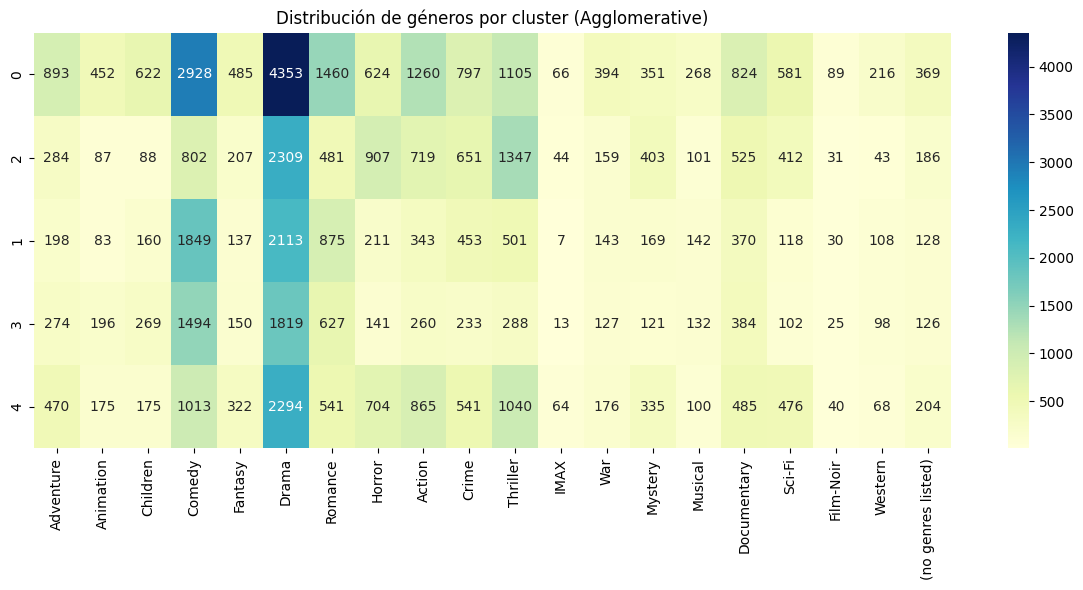
#> input picture Agglomerative_by_genres_PCA.png, 1083 x 590 px; its folder holds only this picture in this run
$ python -i feature_extraction.py   (imports and definitions only)   (older library calls are emulated)
#> lines starting #> are read from the running program, lines starting #| are printed output that depends on the picture
import numpy as np
import pandas as pd
import cv2
import os
from sklearn.preprocessing import StandardScaler
from skimage.feature import local_binary_pattern, graycomatrix, graycoprops
from skimage.filters import gabor
from skimage.segmentation import slic
from skimage.measure import regionprops
from tqdm import tqdm
import warnings
# [1 line not run here, left out]
from concurrent.futures import ProcessPoolExecutor
import multiprocessing as mp

class FeatureExtractor:
    def __init__(self, image_size=(224, 224), use_cache=True, n_jobs=-1):
        self.image_size = image_size
        self.use_cache = use_cache  # para optimizar el tiempo de procesamiento
        self.n_jobs = n_jobs if n_jobs != -1 else mp.cpu_count()
        self.feature_cache = {}

        # Configuración optimizada para diferentes tipos de características
        self.config = {
            'color_hist_bins': {'rgb': 32, 'hsv': [16, 16, 8], 'lab': [8, 8, 8]},
            'dominant_colors_k': 5,
            'lbp_radii': [1, 2],
            'glcm_angles': [0, 90],
            'gabor_params': [(0.1, 0), (0.3, 45), (0.5, 90)],
            'slic_segments': 50,
        }


    def extract_color_histograms(self, image):
        "Extrae histogramas de color RGB, HSV y LAB"

        cfg = self.config['color_hist_bins']

        # RGB
        rgb_image = cv2.cvtColor(image, cv2.COLOR_BGR2RGB)
        hist_r = cv2.calcHist([rgb_image], [0], None, [cfg['rgb']], [0, 256]).flatten()
        hist_g = cv2.calcHist([rgb_image], [1], None, [cfg['rgb']], [0, 256]).flatten()
        hist_b = cv2.calcHist([rgb_image], [2], None, [cfg['rgb']], [0, 256]).flatten()

        # HSV
        hsv_image = cv2.cvtColor(image, cv2.COLOR_BGR2HSV)
        hist_h = cv2.calcHist([hsv_image], [0], None, [cfg['hsv'][0]], [0, 180]).flatten()
        hist_s = cv2.calcHist([hsv_image], [1], None, [cfg['hsv'][1]], [0, 256]).flatten()
        hist_v = cv2.calcHist([hsv_image], [2], None, [cfg['hsv'][2]], [0, 256]).flatten()

        # LAB (mejor para percepción humana)
        lab_image = cv2.cvtColor(image, cv2.COLOR_BGR2LAB)
        hist_l = cv2.calcHist([lab_image], [0], None, [cfg['lab'][0]], [0, 256]).flatten()
        hist_a = cv2.calcHist([lab_image], [1], None, [cfg['lab'][1]], [0, 256]).flatten()
        hist_b_lab = cv2.calcHist([lab_image], [2], None, [cfg['lab'][2]], [0, 256]).flatten()

        # Normalizar
        histograms = [hist_r, hist_g, hist_b, hist_h, hist_s, hist_v, hist_l, hist_a, hist_b_lab]
        normalized_hists = []
        for hist in histograms:
            normalized_hists.append(hist / (np.sum(hist) + 1e-10))

        return np.concatenate(normalized_hists)

    def extract_dominant_colors(self, image, k=None):
        "Extrae características de colores dominantes"

        if k is None:
            k = self.config['dominant_colors_k']

        # Submuestrear la imagen para K-means más rápido
        small_image = cv2.resize(image, (64, 64))
        data = small_image.reshape((-1, 3)).astype(np.float32)

        # K-means más rápido
        criteria = (cv2.TERM_CRITERIA_EPS + cv2.TERM_CRITERIA_MAX_ITER, 10, 1.0)
        _, labels, centers = cv2.kmeans(data, k, None, criteria, 3, cv2.KMEANS_RANDOM_CENTERS)

        # Calcular porcentajes
        unique_labels, counts = np.unique(labels, return_counts=True)
        percentages = counts / len(labels)

        # Rellenar con ceros si hay menos de k colores
        color_features = []
        for i in range(k):
            if i < len(centers):
                color_features.extend(centers[i])
                color_features.append(percentages[i] if i < len(percentages) else 0)
            else:
                color_features.extend([0, 0, 0, 0])

        return np.array(color_features)

    def extract_composition_features(self, image):
        "Extrae características de composición visual"

        gray = cv2.cvtColor(image, cv2.COLOR_BGR2GRAY)
        h, w = gray.shape

        # División en tercios (regla de los tercios)
        third_h, third_w = h // 3, w // 3
        regions = []

        for i in range(3):
            for j in range(3):
                region = gray[i*third_h:(i+1)*third_h, j*third_w:(j+1)*third_w]
                regions.append([
                    np.mean(region),
                    np.std(region),
                    np.sum(region > np.mean(region)) / region.size  # Proporción de píxeles brillantes
                ])

        # Simetría horizontal y vertical
        left_half = gray[:, :w//2]
        right_half = cv2.flip(gray[:, w//2:], 1)
        h_symmetry = np.corrcoef(left_half.flatten(), right_half.flatten())[0, 1]

        top_half = gray[:h//2, :]
        bottom_half = cv2.flip(gray[h//2:, :], 0)
        v_symmetry = np.corrcoef(top_half.flatten(), bottom_half.flatten())[0, 1]

        # Contraste global
        global_contrast = np.std(gray)

        # Características de brillo
        brightness_mean = np.mean(gray)
        brightness_std = np.std(gray)

        composition_features = np.array(regions).flatten().tolist()
        composition_features.extend([
            h_symmetry if not np.isnan(h_symmetry) else 0,
            v_symmetry if not np.isnan(v_symmetry) else 0,
            global_contrast,
            brightness_mean,
            brightness_std
        ])

        return np.array(composition_features)
    def extract_hu_moments(self, image):
        "Extrae momentos de Hu para características de forma"

        gray = cv2.cvtColor(image, cv2.COLOR_BGR2GRAY)

        moments = cv2.moments(gray)
        hu_moments = cv2.HuMoments(moments).flatten()
        hu_moments = -np.sign(hu_moments) * np.log10(np.abs(hu_moments) + 1e-10)

        central_moments = [
            moments['mu20'], moments['mu11'], moments['mu02'],
            moments['mu30'], moments['mu21'], moments['mu12'], moments['mu03']
        ]

        return np.concatenate([hu_moments, central_moments])
    def extract_color_moments(self, image):
        "Extrae momentos de color"

        rgb = cv2.cvtColor(image, cv2.COLOR_BGR2RGB)
        hsv = cv2.cvtColor(image, cv2.COLOR_BGR2HSV)

        color_moments = []

        for img, channels in [(rgb, 3), (hsv, 3)]:
            for c in range(channels):
                channel = img[:, :, c].astype(float)

                mean = np.mean(channel)
                var = np.var(channel)
                skew = np.mean(((channel - mean) / (np.sqrt(var) + 1e-10)) ** 3)

                color_moments.extend([mean, var, skew])

        return np.array(color_moments)
    def extract_texture(self, image):
        "Extrae características de textura"

        gray = cv2.cvtColor(image, cv2.COLOR_BGR2GRAY)
        features = []

        # LBP
        for radius in self.config['lbp_radii']:
            n_points = 8 * radius
            lbp = local_binary_pattern(gray, n_points, radius, method='uniform')
            hist_lbp, _ = np.histogram(lbp.ravel(), bins=n_points + 2, range=(0, n_points + 2))
            hist_lbp = hist_lbp.astype(float) / (np.sum(hist_lbp) + 1e-10)
            features.extend(hist_lbp)

        # GLCM
        if gray.max() > 0:
            gray_reduced = (gray / 64).astype(np.uint8)  # Menos niveles de gris

            for angle in self.config['glcm_angles']:
                glcm = graycomatrix(gray_reduced, [1], [np.radians(angle)],
                                 levels=4, symmetric=True, normed=True)  # Menos niveles

                props = ['contrast', 'dissimilarity', 'homogeneity', 'energy', 'correlation']
                for prop in props:
                    value = graycoprops(glcm, prop)[0, 0]
                    features.append(value)
        else:
            features.extend([0] * (len(self.config['glcm_angles']) * 5))

        # Gabor
        for frequency, theta in self.config['gabor_params']:
            try:
                real, _ = gabor(gray, frequency=frequency, theta=np.radians(theta))
                features.extend([np.mean(real), np.std(real), np.var(real)])
            except:
                features.extend([0, 0, 0])

        return np.array(features)

    def extract_statistical_features(self, image):
        "Características estadísticas rápidas y eficientes"

        gray = cv2.cvtColor(image, cv2.COLOR_BGR2GRAY)

        # Momentos estadísticos básicos
        features = [
            np.mean(gray),
            np.std(gray),
            np.var(gray),
            np.min(gray),
            np.max(gray),
            np.median(gray),
            np.percentile(gray, 25),
            np.percentile(gray, 75),
        ]

        # Características de distribución
        hist, _ = np.histogram(gray, bins=32, range=(0, 256))
        hist = hist / (np.sum(hist) + 1e-10)

        # Entropía
        entropy = -np.sum(hist * np.log2(hist + 1e-10))
        features.append(entropy)

        # Skewness y kurtosis aproximados
        mean_val = np.mean(gray)
        std_val = np.std(gray)
        if std_val > 0:
            skewness = np.mean(((gray - mean_val) / std_val) ** 3)
            kurtosis = np.mean(((gray - mean_val) / std_val) ** 4) - 3
        else:
            skewness = kurtosis = 0

        features.extend([skewness, kurtosis])

        return np.array(features)

    def extract_edge_features(self, image):
        "Características de bordes"

        gray = cv2.cvtColor(image, cv2.COLOR_BGR2GRAY)

        # Canny edges
        edges = cv2.Canny(gray, 50, 150)
        edge_density = np.sum(edges > 0) / edges.size

        # Gradientes
        grad_x = cv2.Sobel(gray, cv2.CV_64F, 1, 0, ksize=3)
        grad_y = cv2.Sobel(gray, cv2.CV_64F, 0, 1, ksize=3)
        magnitude = np.sqrt(grad_x**2 + grad_y**2)

        features = [
            edge_density,
            np.mean(magnitude),
            np.std(magnitude),
            np.max(magnitude),
            np.sum(magnitude > np.percentile(magnitude, 90)) / magnitude.size
        ]

        return np.array(features)

    def extract_spatial_features(self, image):
        "Características espaciales"

        segments = slic(image, n_segments=self.config['slic_segments'],
                       compactness=10, sigma=1, start_label=1)

        props = regionprops(segments)

        if not props:
            return np.zeros(15)

        # Extraer solo las características más importantes
        areas = [prop.area for prop in props]
        centroids = [prop.centroid for prop in props]
        eccentricities = [prop.eccentricity for prop in props]

        features = [
            len(props),  # Número de regiones
            np.mean(areas),
            np.std(areas),
            np.max(areas) if areas else 0,
            np.mean(eccentricities) if eccentricities else 0,
            np.std(eccentricities) if eccentricities else 0,
        ]

        # Distribución espacial de centroides
        if centroids:
            x_coords = [c[1] for c in centroids]
            y_coords = [c[0] for c in centroids]
            features.extend([
                np.mean(x_coords), np.std(x_coords),
                np.mean(y_coords), np.std(y_coords)
            ])
        else:
            features.extend([0, 0, 0, 0])

        # Rellenar hasta 15 características
        while len(features) < 15:
            features.append(0)

        return np.array(features[:15])

    def process_single_image(self, image_path):
        "Procesa una imagen con el pipeline"
#> called with image_path = '../Agglomerative_by_genres_PCA.png'

        try:
            # Verificar cache
            if self.use_cache and image_path in self.feature_cache:
                return self.feature_cache[image_path]

            # Cargar imagen
            image = cv2.imread(image_path)
#> image is the input picture: shape (590, 1083, 3); mean B, G, R 214, 241.3, 231.6
            if image is None:
                return None

            # Redimensionar
            image = cv2.resize(image, self.image_size)
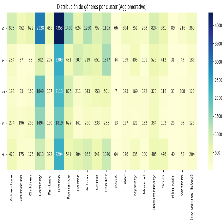
#> image: shape (224, 224, 3); mean B, G, R 214, 241.2, 231.3

            # Extraer características optimizadas
            color_hist = self.extract_color_histograms(image)
#> in extract_color_histograms, `hist_r = cv2.calcHist([rgb_image], [0], None, [cfg['rgb']], [0, 256])...`: hist_r = 32 values, max 31166 at index 31, min 14 at index 0, mean 1568
#> in extract_color_histograms, `hist_g = cv2.calcHist([rgb_image], [1], None, [cfg['rgb']], [0, 256])...`: hist_g = 32 values, max 38911 at index 31, min 7 at index 1, mean 1568
#> in extract_color_histograms, `hist_b = cv2.calcHist([rgb_image], [2], None, [cfg['rgb']], [0, 256])...`: hist_b = 32 values, max 18234 at index 31, min 7 at index 1, mean 1568
#> in extract_color_histograms, `hist_h = cv2.calcHist([hsv_image], [0], None, [cfg['hsv'][0]], [0, 180..`: hist_h = [19373, 0, 16134, 9768, 931, 319, 926, 689, 1450, 455, 131, 0, 0, 0, 0, 0]
#> in extract_color_histograms, `hist_s = cv2.calcHist([hsv_image], [1], None, [cfg['hsv'][1]], [0, 256..`: hist_s = [19390, 297, 11085, 9176, 7317, 367, 79, 611, 36, 32, 318, 615, 170, 385, 298, 0]
#> in extract_color_histograms, `hist_v = cv2.calcHist([hsv_image], [2], None, [cfg['hsv'][2]], [0, 256..`: hist_v = [48, 149, 657, 388, 438, 799, 3019, 44678]
#> in extract_color_histograms, `hist_l = cv2.calcHist([lab_image], [0], None, [cfg['lab'][0]], [0, 256..`: hist_l = [48, 479, 387, 692, 503, 1981, 1702, 44384]
#> in extract_color_histograms, `hist_a = cv2.calcHist([lab_image], [1], None, [cfg['lab'][1]], [0, 256..`: hist_a = [0, 0, 0, 30249, 19927, 0, 0, 0]
#> in extract_color_histograms, `hist_b_lab = cv2.calcHist([lab_image], [2], None, [cfg['lab'][2]], [0,..`: hist_b_lab = [0, 0, 820, 1873, 44985, 2498, 0, 0]
#> the loop in extract_color_histograms, `for hist in histograms:` made 9 passes
#> after the loop in extract_color_histograms, `for hist in histograms:`: normalized_hists = 9 items
#> color_hist = 160 values, max 0.897 at index 156, min 0 at index 97, mean 0.0562
            dominant_colors = self.extract_dominant_colors(image)
#> in extract_dominant_colors, `small_image = cv2.resize(image, (64, 64))`:
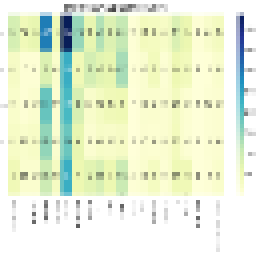
#> small_image: shape (64, 64, 3) (shown 4 times larger); mean B, G, R 213.2, 240.1, 230
#> in extract_dominant_colors, `_, labels, centers = cv2.kmeans(data, k, None, criteria, 3, cv2.KMEANS..`: labels = 4096 values, max 4 at index 83, min 0 at index 85, mean 3.19; centers = [[187.9, 203.1, 148.5], [132.8, 154.7, 148.1], [159.4, 116.9, 44.55], [253.6, 254.4, 254.3], [197.1, 247.6, 240.3]]
#> in extract_dominant_colors, `unique_labels, counts = np.unique(labels, return_counts=True)`: unique_labels = [0, 1, 2, 3, 4]; counts = [315, 137, 106, 1441, 2097]
#> in extract_dominant_colors, `percentages = counts / len(labels)`: percentages = [0.0769, 0.0334, 0.0259, 0.352, 0.512]
#> after the loop in extract_dominant_colors, `for i in range(k):`: color_features = [187.9, 203.1, 148.5, 0.0769, 132.8, 154.7, 148.1, 0.0334, 159.4, 116.9, 44.55, 0.0259, 253.6, 254.4, 254.3, 0.352, 197.1, 247.6, 240.3, 0.512]
#> dominant_colors = 20 values, max 254.4 at index 13, min 0.0259 at index 11, mean 137.2
            texture_features = self.extract_texture(image)
#> the loop in extract_texture, `for radius in self.config['lbp_radii']:` made 2 passes
#> hist_lbp on pass 1: [108, 426, 64, 540, 263, 8773, 560, 1325, 37008, 1109]
#> pass 1, in extract_texture, `lbp = local_binary_pattern(gray, n_points, radius, method='uniform')`:
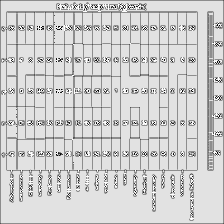
#> lbp: shape (224, 224) float64; min 0, max 9, mean 7.29; drawn with min black and max white
#> after the loop in extract_texture, `for radius in self.config['lbp_radii']:`: features = 28 values, max 0.738 at index 8, min 0.000159 at index 12, mean 0.0714
#> in extract_texture, `gray_reduced = (gray / 64).astype(np.uint8)`:
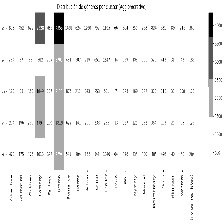
#> gray_reduced: shape (224, 224); min 0, max 3, mean 2.86; drawn with min black and max white
#> after the loop in extract_texture, `for angle in self.config['glcm_angles']:`: features = 38 values, max 0.968 at index 35, min 0.000159 at index 12, mean 0.198
#> after the loop in extract_texture, `for frequency, theta in self.config['gabor_params']:`: features = 47 values, max 13040.2 at index 40, min 0.000159 at index 12, mean 505.1
#> texture_features has the same summary as features in extract_texture
            composition_features = self.extract_composition_features(image)
#> after the loop in extract_composition_features, `for i in range(3):`:
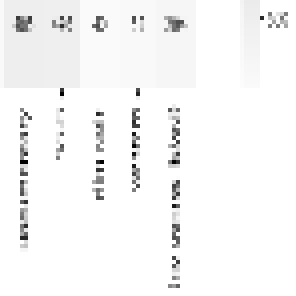
#> region: shape (74, 74) (shown 4 times larger); min 1, max 255, mean 246.6
#> after the loop in extract_composition_features, `for i in range(3):`: regions = [[212.8, 61.6, 0.755], [229.1, 35.01, 0.682], [235.2, 42.82, 0.854], [221.9, 38.81, 0.71], [241.1, 19.5, 0.779], [241.5, 27.13, 0.751], [240.4, 36.53, 0.793], [244.2, 28.65, 0.769], [246.6, 29.63, 0.823]]
#> in extract_composition_features, `right_half = cv2.flip(gray[:, w//2:], 1)`:
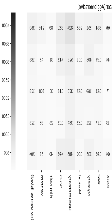
#> right_half: shape (224, 112); min 1, max 255, mean 242.3
#> in extract_composition_features, `h_symmetry = np.corrcoef(left_half.flatten(), right_half.flatten())[0,..`: h_symmetry = 0.125
#> in extract_composition_features, `bottom_half = cv2.flip(gray[h//2:, :], 0)`:
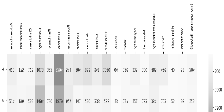
#> bottom_half: shape (112, 224); min 1, max 255, mean 241.6
#> in extract_composition_features, `v_symmetry = np.corrcoef(top_half.flatten(), bottom_half.flatten())[0,..`: v_symmetry = 0.174
#> in extract_composition_features, `global_contrast = np.std(gray)`: global_contrast = 38.53
#> (the rest of the program and of its run is left out)
